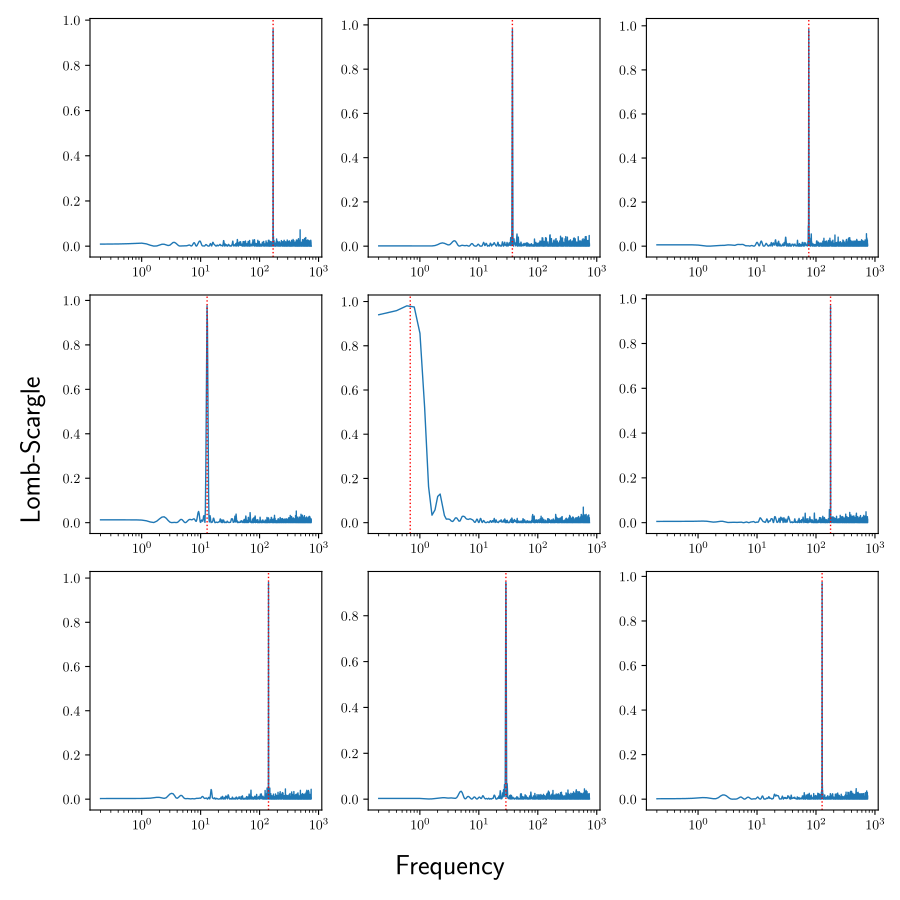

Here is the Python script that generated this plot:
import skcuda.fft
import cuvarbase.lombscargle as gls
import numpy as np
import matplotlib.pyplot as plt

nlcs = 9

def lightcurve(freq=100, ndata=300):
        t = np.sort(np.random.rand(ndata))
        y = 1 + np.cos(2 * np.pi * freq * t - 0.1)
        dy = 0.1 * np.ones_like(y)
        y += dy * np.random.randn(len(t))
        return t, y, dy

freqs = 200 * np.random.rand(nlcs)
data = [lightcurve(freq=freq) for freq in freqs]

# Set up LombScargleAsyncProcess (compilation, etc.)
proc = gls.LombScargleAsyncProcess()

# Run on batch of lightcurves
results = proc.batched_run_const_nfreq(data)

# Synchronize all cuda streams
proc.finish()

############
# Plotting #
############
max_n_cols = 4
ncols = max([1, min([int(np.sqrt(nlcs)), max_n_cols])])
nrows = int(np.ceil(float(nlcs) / ncols))
f, axes = plt.subplots(nrows, ncols,
                       figsize=(3 * ncols, 3 * nrows))

for (frqs, ls_power), ax, freq in zip(results,
                                      np.ravel(axes),
                                      freqs):
        ax.set_xscale('log')
        ax.plot(frqs, ls_power)
        ax.axvline(freq, ls=':', color='r')

f.text(0.05, 0.5, "Lomb-Scargle", rotation=90,
       va='center', ha='right', fontsize=20)
f.text(0.5, 0.05, "Frequency",
       va='top', ha='center', fontsize=20)


for i, ax in enumerate(np.ravel(axes)):
        if i >= nlcs:
                ax.axis('off')
f.tight_layout()
f.subplots_adjust(left=0.1, bottom=0.1)
plt.show()
